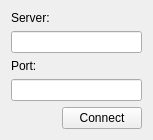
<?xml version="1.0" encoding="UTF-8"?>
<ui version="4.0">
 <class>MainWindow</class>
 <widget class="QMainWindow" name="MainWindow">
  <property name="geometry">
   <rect>
    <x>0</x>
    <y>0</y>
    <width>151</width>
    <height>131</height>
   </rect>
  </property>
  <property name="windowTitle">
   <string>MainWindow</string>
  </property>
  <widget class="QWidget" name="centralWidget">
   <layout class="QGridLayout" name="gridLayout">
    <item row="2" column="0">
     <widget class="QLabel" name="label">
      <property name="text">
       <string>Server:</string>
      </property>
     </widget>
    </item>
    <item row="6" column="0">
     <widget class="QLabel" name="label_2">
      <property name="text">
       <string>Port:</string>
      </property>
     </widget>
    </item>
    <item row="10" column="0">
     <spacer name="horizontalSpacer">
      <property name="orientation">
       <enum>Qt::Horizontal</enum>
      </property>
      <property name="sizeHint" stdset="0">
       <size>
        <width>40</width>
        <height>20</height>
       </size>
      </property>
     </spacer>
    </item>
    <item row="10" column="2">
     <widget class="QPushButton" name="pushButton">
      <property name="text">
       <string>Connect</string>
      </property>
     </widget>
    </item>
    <item row="4" column="0" colspan="3">
     <widget class="QLineEdit" name="lineEdit"/>
    </item>
    <item row="7" column="0" colspan="3">
     <widget class="QLineEdit" name="lineEdit_2"/>
    </item>
   </layout>
  </widget>
 </widget>
 <layoutdefault spacing="6" margin="11"/>
 <resources/>
 <connections/>
</ui>
